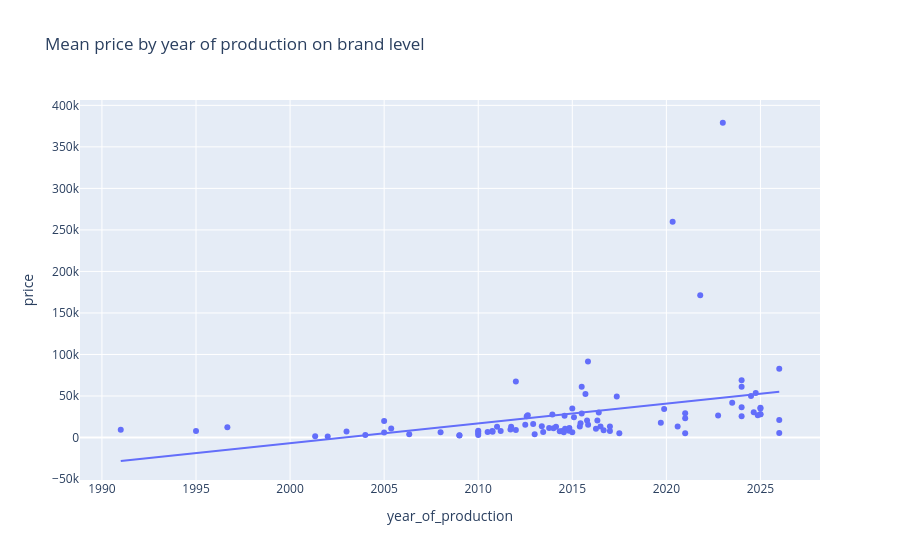

Source (notebook cell):
### Code cell
px.scatter(df1, x="year_of_production", y="price", trendline="ols",
           title="Mean price by year of production on brand level")
